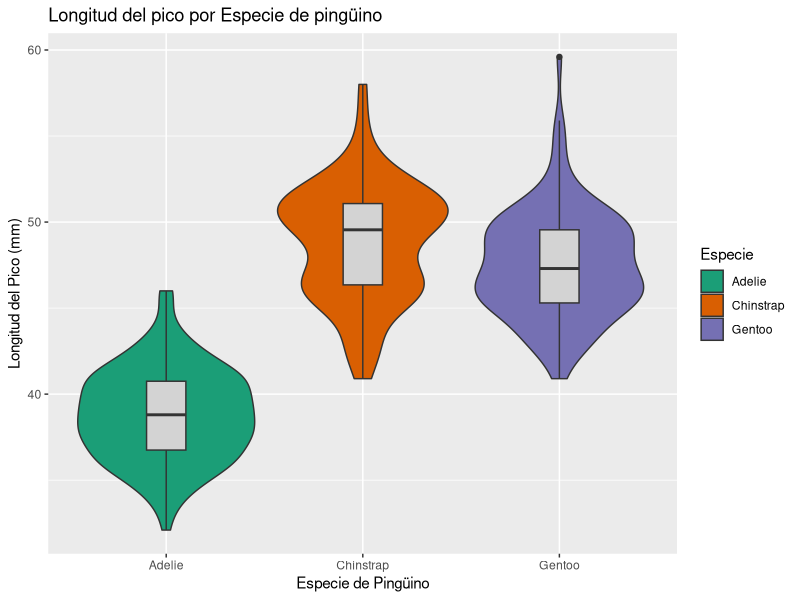
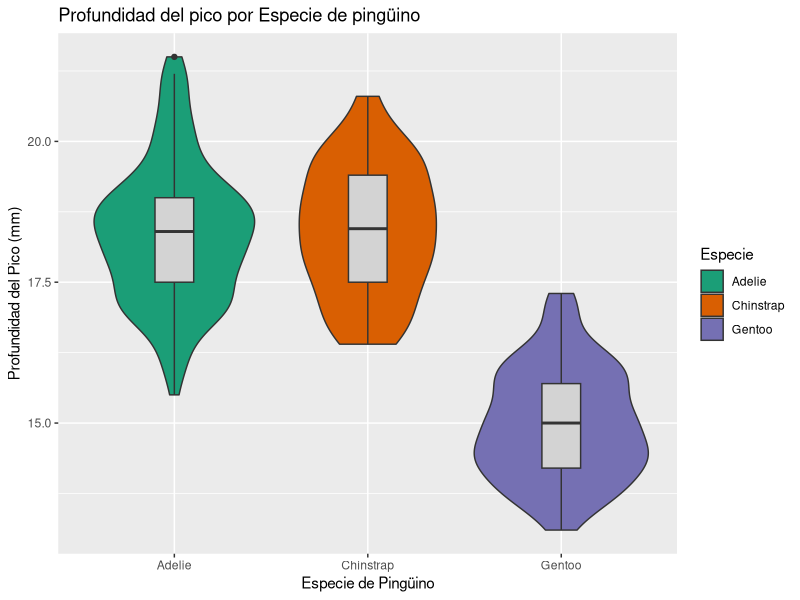
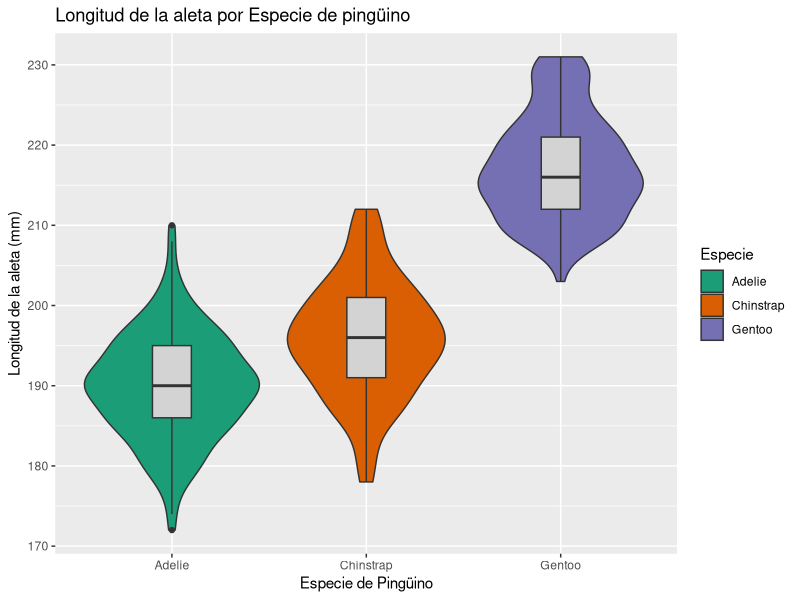
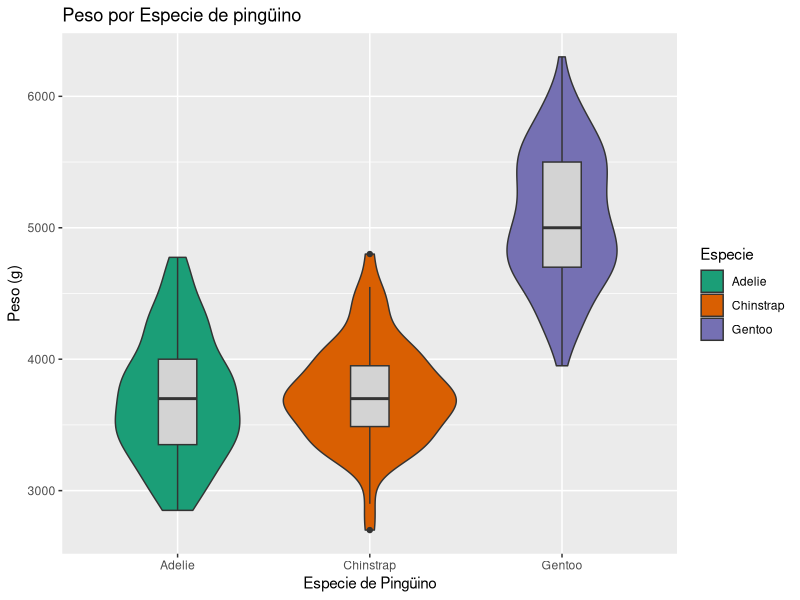
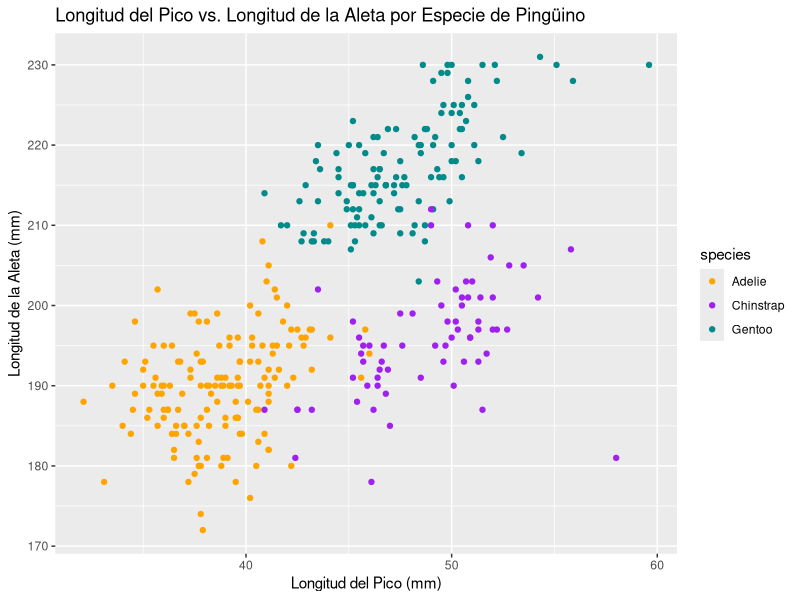
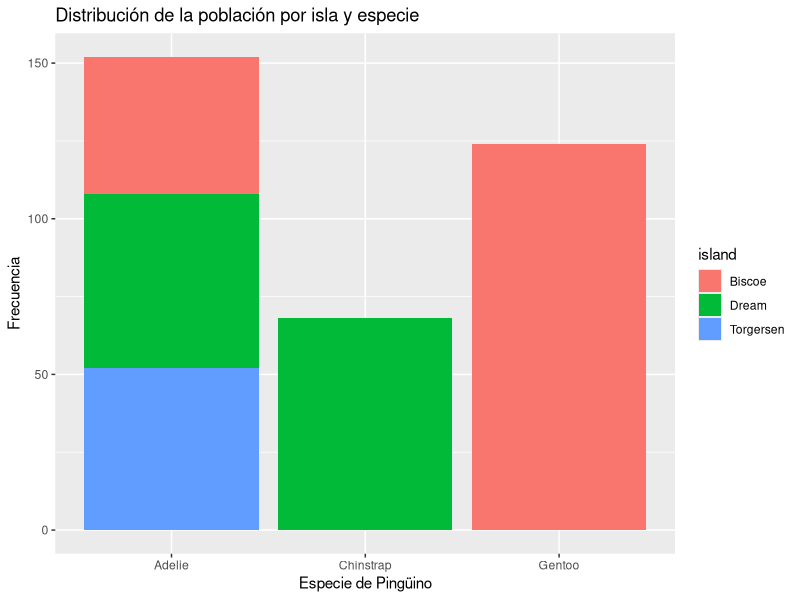
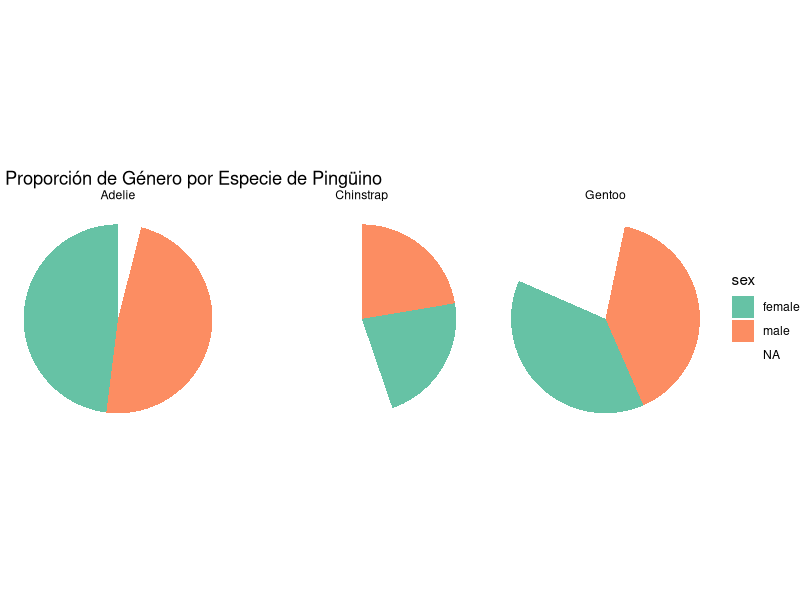
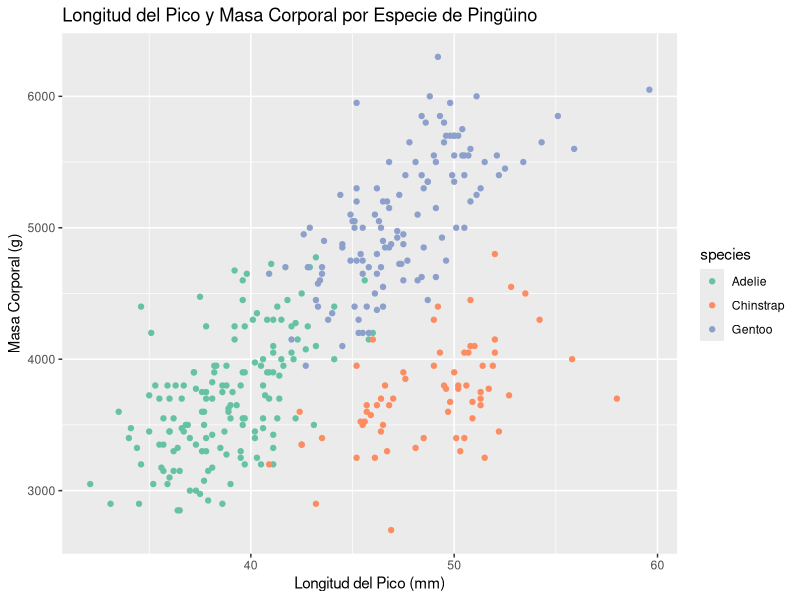

Generate these figures, in order, with R:
## ---- chunk 1
library(palmerpenguins)
library(ggplot2)
#library(stat_binhex)
library(corrplot)
library(tidyr)
## ---- chunk 2
library(palmerpenguins)
str(penguins)
nrows=nrow(penguins)
## ---- chunk 3
x=table(penguins$species)
c(x,"NA's"=sum(is.na(penguins$species)))
## ---- chunk 4
x=table(penguins$island)
c(x,"NA's"=sum(is.na(penguins$islands)))
## ---- chunk 5
estadisticos=summary(penguins$bill_length_mm)
estadisticos
## ---- chunk 6
estadisticos=summary(penguins$bill_depth_mm)
estadisticos
## ---- chunk 7
estadisticos=summary(penguins$flipper_length_mm)
estadisticos
## ---- chunk 8
pesos=na.omit(penguins$body_mass_g)
sum(pesos%%5)
## ---- chunk 9
estadisticos=summary(penguins$body_mass_g)
estadisticos
## ---- chunk 10
x=table(penguins$sex)
c(x,"NA's"=sum(is.na(penguins$sex)))
## ---- chunk 11
penguins$year=factor(penguins$year, ordered=TRUE)
penguins %>% str
## ---- chunk 12
x=table(penguins$year)
c(x,"NA's"=sum(is.na(penguins$year)))
## ---- chunk 13
library(ggplot2)
species_colors = c("orange", "purple", "darkcyan")
## ---- chunk 14

ggplot(penguins, aes(x = species, y = bill_length_mm, fill = species)) +
  geom_violin() +
  geom_boxplot(width=0.2, fill="lightgray") +
  labs(x = "Especie de Pingüino", y = "Longitud del Pico (mm)",
       title = "Longitud del pico por Especie de pingüino") +
  scale_fill_brewer(palette = "Dark2") +
  guides(fill=guide_legend(title="Especie"))
## ---- chunk 15
ggplot(penguins, aes(x = species, y = bill_depth_mm, fill = species)) +
  geom_violin() +
  geom_boxplot(width=0.2, fill="lightgray") +
  labs(x = "Especie de Pingüino", y = "Profundidad del Pico (mm)",
       title = "Profundidad del pico por Especie de pingüino") +
  scale_fill_brewer(palette = "Dark2")+
  guides(fill=guide_legend(title="Especie"))
## ---- chunk 16
ggplot(penguins, aes(x = species, y = flipper_length_mm, fill = species)) +
  geom_violin() +
  geom_boxplot(width=0.2, fill="lightgray") +
  labs(x = "Especie de Pingüino", y = "Longitud de la aleta (mm)",
       title = "Longitud de la aleta por Especie de pingüino") +
  scale_fill_brewer(palette = "Dark2")+
  guides(fill=guide_legend(title="Especie"))
## ---- chunk 17
ggplot(penguins, aes(x = species, y = body_mass_g, fill = species)) +
  geom_violin() +
  geom_boxplot(width=0.2, fill="lightgray") +
  labs(x = "Especie de Pingüino", y = "Peso (g)",
       title = "Peso por Especie de pingüino") +
  scale_fill_brewer(palette = "Dark2")+
  guides(fill=guide_legend(title="Especie"))
## ---- chunk 18
ggplot(penguins, aes(x = bill_length_mm, y = flipper_length_mm, color = species)) +
  geom_point() + 
  labs(x = "Longitud del Pico (mm)", y = "Longitud de la Aleta (mm)",
       title = "Longitud del Pico vs. Longitud de la Aleta por Especie de Pingüino") +
  scale_color_manual(values=species_colors)
## ---- chunk 19
ggplot(penguins, aes(fill=island, x=species)) +
  geom_bar() +
  labs(x = "Especie de Pingüino", y = "Frecuencia",
       title = "Distribución de la población por isla y especie")
## ---- chunk 20
p <- ggplot(penguins, aes(x = "", fill = sex)) +
  geom_bar(width = 1) +
  coord_polar(theta = "y") +
  facet_wrap(~species) +
  labs(x = NULL, y = NULL,
       title = " Proporción de Género por Especie de Pingüino") +
  theme_void() +
  scale_fill_brewer(palette = "Set2")

print(p)
## ---- chunk 21
p <- ggplot(penguins, aes(x = bill_length_mm, y = body_mass_g)) +
  geom_point(aes(color = species)) +
  labs(x = "Longitud del Pico (mm)", y = "Masa Corporal (g)",
       title = "Longitud del Pico y Masa Corporal por Especie de Pingüino") +
  scale_color_brewer(palette = "Set2")

print(p)
## ---- chunk 22
p <- ggplot(penguins, aes(x = bill_length_mm, y = bill_depth_mm, color = species)) +
  geom_point() +
  geom_smooth(method = "lm", se = FALSE) +
  labs(x = "Longitud del Pico (mm)", y = "Profundidad del Pico (mm)",
       title = "Dimensiones del Pico por Especie de Pingüino") +
  scale_color_brewer(palette = "Set2")

print(p)
## ---- chunk 23
ggplot(penguins, aes(x = year, y = body_mass_g, fill=year)) +
  geom_violin() +
  labs(x = "Año", y = "Peso Corporal (g)",
       title = " Año vs. Peso Corporal de Pingüinos") +
  scale_fill_brewer(palette = "Set2")
## ---- chunk 24
ggplot(penguins, aes(x = year, y = body_mass_g, fill=year)) +
  geom_violin() +
  labs(x = "Año", y = "Peso Corporal Promedio (g)",
       title = "Peso Corporal Promedio de Pingüinos por Año")

print(p)
## ---- chunk 25
ggplot(penguins, aes(x = species, y = body_mass_g, fill = species)) +
  geom_violin() +
  geom_boxplot(width=0.2, fill="lightgray") +
  labs(x = "Especie de Pingüino", y = "Peso (g)",
       title = "Peso por Especie de Pingüino") +
  scale_fill_brewer(palette = "Dark2")
## ---- chunk 26
library(ggplot2)

p <- ggplot(penguins, aes(x = interaction(species, island), y = bill_length_mm)) +
  geom_bar(stat = "summary", fun = "mean", fill = "skyblue", position = "dodge") +
  labs(x = "Especie e Isla", y = "Longitud del Pico Promedio (mm)",
       title = "Longitud del Pico Promedio por Combinación de Especie e Isla") +
  theme(axis.text.x = element_text(angle = 45, hjust = 1))

print(p)
## ---- chunk 27
#Para poder la foto:
#descarga la foto y pollo en el directori del cartografia
# instruccion:  ![Descripcion que quieras]{ruta}
